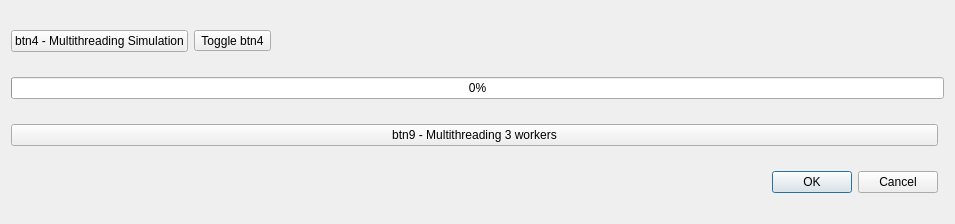
<?xml version="1.0" encoding="UTF-8"?>
<ui version="4.0">
 <class>d_multithreading</class>
 <widget class="QDialog" name="d_multithreading">
  <property name="geometry">
   <rect>
    <x>0</x>
    <y>0</y>
    <width>955</width>
    <height>224</height>
   </rect>
  </property>
  <property name="windowTitle">
   <string>Dialog</string>
  </property>
  <layout class="QGridLayout" name="gridLayout">
   <item row="4" column="0" colspan="3">
    <widget class="QProgressBar" name="m_progressBar">
     <property name="value">
      <number>0</number>
     </property>
    </widget>
   </item>
   <item row="5" column="0" colspan="2">
    <widget class="QPushButton" name="btn2">
     <property name="text">
      <string>btn9 - Multithreading 3 workers</string>
     </property>
    </widget>
   </item>
   <item row="3" column="1">
    <widget class="QToolButton" name="tb1">
     <property name="text">
      <string>Toggle btn4</string>
     </property>
     <property name="checkable">
      <bool>true</bool>
     </property>
    </widget>
   </item>
   <item row="3" column="0">
    <widget class="QPushButton" name="btn1">
     <property name="text">
      <string>btn4 - Multithreading Simulation</string>
     </property>
    </widget>
   </item>
   <item row="6" column="1">
    <widget class="QDialogButtonBox" name="buttonBox">
     <property name="orientation">
      <enum>Qt::Horizontal</enum>
     </property>
     <property name="standardButtons">
      <set>QDialogButtonBox::Cancel|QDialogButtonBox::Ok</set>
     </property>
    </widget>
   </item>
  </layout>
 </widget>
 <resources/>
 <connections>
  <connection>
   <sender>buttonBox</sender>
   <signal>rejected()</signal>
   <receiver>d_multithreading</receiver>
   <slot>reject()</slot>
   <hints>
    <hint type="sourcelabel">
     <x>316</x>
     <y>260</y>
    </hint>
    <hint type="destinationlabel">
     <x>286</x>
     <y>274</y>
    </hint>
   </hints>
  </connection>
  <connection>
   <sender>buttonBox</sender>
   <signal>accepted()</signal>
   <receiver>d_multithreading</receiver>
   <slot>accept()</slot>
   <hints>
    <hint type="sourcelabel">
     <x>248</x>
     <y>254</y>
    </hint>
    <hint type="destinationlabel">
     <x>157</x>
     <y>274</y>
    </hint>
   </hints>
  </connection>
 </connections>
</ui>
